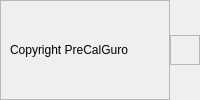
        <widget class="QWidget" name="footerContainer" native="true">
         <layout class="QHBoxLayout" name="horizontalLayout_9">
          <property name="spacing">
           <number>0</number>
          </property>
          <property name="leftMargin">
           <number>0</number>
          </property>
          <property name="topMargin">
           <number>0</number>
          </property>
          <property name="rightMargin">
           <number>0</number>
          </property>
          <property name="bottomMargin">
           <number>0</number>
          </property>
          <item>
           <widget class="QFrame" name="frame_11">
            <property name="frameShape">
             <enum>QFrame::StyledPanel</enum>
            </property>
            <property name="frameShadow">
             <enum>QFrame::Raised</enum>
            </property>
            <layout class="QHBoxLayout" name="horizontalLayout_10">
             <item>
              <widget class="QLabel" name="label_18">
               <property name="styleSheet">
                <string notr="true">color: rgb(0, 0, 0);</string>
               </property>
               <property name="text">
                <string>Copyright PreCalGuro</string>
               </property>
              </widget>
             </item>
            </layout>
           </widget>
          </item>
          <item>
           <widget class="QFrame" name="sizeGrip">
            <property name="minimumSize">
             <size>
              <width>30</width>
              <height>30</height>
             </size>
            </property>
            <property name="maximumSize">
             <size>
              <width>30</width>
              <height>30</height>
             </size>
            </property>
            <property name="frameShape">
             <enum>QFrame::StyledPanel</enum>
            </property>
            <property name="frameShadow">
             <enum>QFrame::Raised</enum>
            </property>
           </widget>
          </item>
         </layout>
         <zorder>sizeGrip</zorder>
         <zorder>frame_11</zorder>
        </widget>
